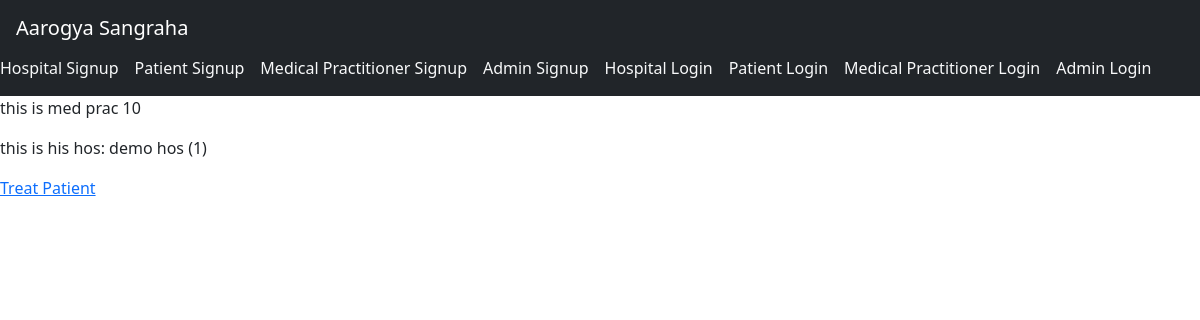
Before: /treatment/practitionerdashboard/10 with the older database file.
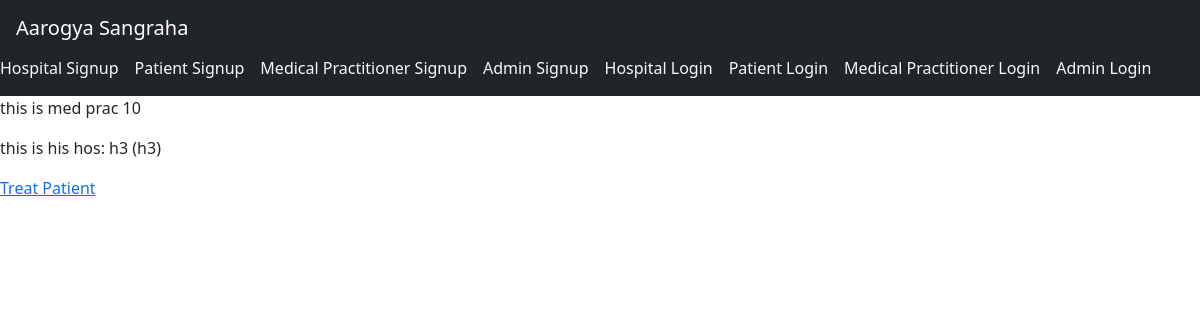
After: the same page with the newer database file.
### treatment/models.py (models this page shows, shortened)
class MedicalPractitioner(models.Model):
    user=models.OneToOneField(User,on_delete=models.CASCADE)
    medicalID = models.CharField(max_length=10,primary_key=True)
    sex = models.CharField(max_length=1,choices=sex_c,default=None)
    date_of_birth = models.DateField()
    hospitalID = models.ForeignKey(Hospital,on_delete=models.SET_NULL,null=True,blank=True,to_field='hospitalID')
    department = models.CharField(max_length=50,choices=departments,default=None)

class Hospital(models.Model):
    user=models.OneToOneField(User,on_delete=models.CASCADE)
    name = models.CharField(max_length=50)
    hospitalID = models.CharField(max_length=10,primary_key=True)
    address = models.CharField(max_length=250)
    status = models.CharField(max_length=20, choices=(
        ('pending', 'Pending Verification'),
        ('approved', 'Approved'),
        ('rejected', 'Rejected')
    ), default='pending')
    def __str__(self):
        return f"{self.name} ({self.hospitalID})"

### treatment/views.py (the view)
# urls.py: path('practitionerdashboard/<str:medicalID>',views.medical_practitioner_dashboard_view,name='practitioner_dashboard'),
def medical_practitioner_dashboard_view(request,medicalID):
    medical_practitioner=models.MedicalPractitioner.objects.get(medicalID=medicalID)
    job_application = models.JobApplication.objects.filter(medical_practitioner=medical_practitioner, status='pending')
    return render(request,'treatment/medprac_dashboard.html',{'medicalPractitioner':medical_practitioner, 'job_status': True if job_application else False})

### treatment/templates/treatment/medprac_dashboard.html (shortened to what this page needs)
{% extends 'treatment/base.html' %}
    {% block body %}
    <p>this is med prac {{ medicalPractitioner.medicalID }}</p>
    <p>this is his hos: {{ medicalPractitioner.hospitalID }}</p>
    {% if job_status %}
      <p>You have already applied for a job.
        Wait for the response!
      </p>
    {% elif not medicalPractitioner.hospitalID_id %}
      <a href="{% url 'treatment:send_job_application' %}">
        <button>Apply for Hospital</button>
      </a>
    {% else %}
      <a href="{% url 'treatment:add_treatment' %}">Treat Patient</a>
    {% endif %}
    {% endblock %}

Changed rows visible on the page:
changed MedicalPractitioner id 10: hospitalID "demo hos (1)" → "h3 (h3)"
